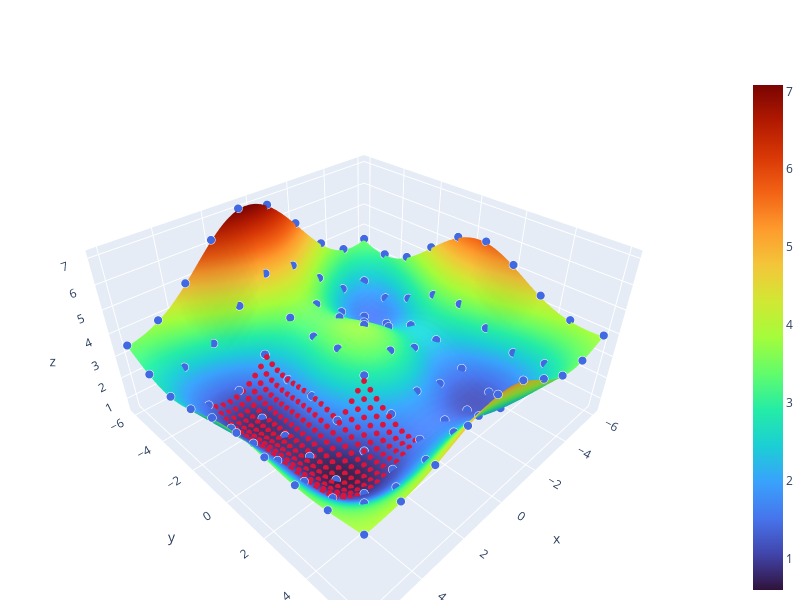

The notebook cell saved with this chart:
### Code cell
size = 6.0
res = 50
X = np.linspace(-size, size, res)
Y = np.linspace(-size, size, res)
Z = surface(X, Y)

layout = go.Layout(
    autosize=False,
    width=800, height=600,
    showlegend=False,
    margin=go.layout.Margin(
        l=0,
        r=0,
        b=0,
        t=75,
        pad = 4
    ),
)

x = np.array([x for [x, y, z] in grids[0].points])
y = np.array([y for [x, y, z] in grids[0].points])
z = np.array([z for [x, y, z] in grids[0].points])
fig = px.scatter_3d(
    x = x, y = y, z = z + 0.05,
)
fig.update_traces(marker=dict(
    size=3,
    color='royalblue',
    line=dict(width=8,
        color='white'),
))

x = np.array([x for [x, y, z] in grids[1].points])
y = np.array([y for [x, y, z] in grids[1].points])
z = np.array([z for [x, y, z] in grids[1].points])
fig.add_trace(
    go.Scatter3d(
        x = x, y = y, z = z + 0.05,
        mode='markers',
        marker=dict(
            size=2,
            color='crimson',
        )
))

fig.add_traces(
    go.Surface(
        x = X, y = Y, z = Z,
        colorscale='turbo',
))

fig.update_layout(layout)
fig.show()

print(len(grids[0].points) + len(grids[1].points))

### Figure 1 — Plotly figure (JSON) as saved in the notebook; plotly's stock layout.template omitted (floating-point values rounded to 4 significant figures; data arrays with more than 128 entries replaced by an {"elided": "..."} marker saying what was removed)
{"data": [{"hovertemplate": "x=%{x}<br>y=%{y}<br>z=%{z}<extra></extra>", "legendgroup": "", "marker": {"color": "royalblue", "line": {"color": "white", "width": 8}, "size": 3, "symbol": "circle"}, "mode": "markers", "name": "", "scene": "scene", "showlegend": false, "type": "scatter3d", "x": [3.333, 3.333, 3.333, 3.333, 2, 3.333, 2, 4.667, -2, -3.333, 3.333, 4.667, 4.667, 4.667, 0.6667, 2, -0.6667, 4.667, -3.333, -3.333, -2, -3.333, 0.6667, 2, 2, 4.667, -4.667, -3.333, -0.6667, -2, -4.667, 2, -3.333, 3.333, -3.333, -3.333, -4.667, -2, 4.667, -4.667, -2, 2, -4.667, -0.6667, 6, -2, 4.667, 0.6667, 0.6667, 3.333, 6, -4.667, 6, -2, -6, 0.6667, -0.6667, -4.667, 0.6667, 0.6667, -4.667, -0.6667, 6, -4.667, -0.6667, -6, 6, -4.667, -6, -2, 6, -3.333, 6, 6, 6, -0.6667, -6, 6, 4.667, -6, 2, 4.667, -3.333, -2, 3.333, -6, -6, -0.6667, 0.6667, 2, -0.6667, 3.333, -6, 0.6667, -6, -2, -6, 2, -0.6667, 0.6667], "y": [2, 0.6667, -2, -0.6667, 2, 3.333, 3.333, -2, 3.333, 3.333, -3.333, -0.6667, -3.333, 0.6667, 3.333, 0.6667, 3.333, 2, -3.333, 2, 2, -2, 2, -2, -0.6667, 3.333, -3.333, 4.667, 2, 4.667, -4.667, -3.333, 0.6667, 4.667, -0.6667, -4.667, 3.333, -3.333, -4.667, -2, -2, 4.667, 4.667, 4.667, -3.333, 0.6667, 4.667, 4.667, 0.6667, -4.667, -4.667, 2, -2, -0.6667, -4.667, -2, 0.6667, -0.6667, -0.6667, -3.333, -6, -3.333, -0.6667, 0.6667, -2, -6, -6, 6, -3.333, -4.667, 3.333, 6, 2, 4.667, 0.6667, -0.6667, 6, 6, -6, 4.667, -4.667, 6, -6, 6, 6, 3.333, -2, -4.667, -4.667, 6, 6, -6, 2, 6, -0.6667, -6, 0.6667, -6, -6, -6], "z": [0.6602, 0.7999, 0.8517, 0.8634, 1.057, 1.068, 1.167, 1.236, 1.254, 1.313, 1.39, 1.431, 1.491, 1.586, 1.612, 1.616, 1.629, 1.633, 1.635, 1.708, 1.74, 1.9, 1.916, 1.918, 1.927, 1.961, 1.995, 2.01, 2.154, 2.185, 2.317, 2.391, 2.394, 2.445, 2.457, 2.465, 2.465, 2.477, 2.504, 2.557, 2.601, 2.603, 2.667, 2.684, 2.703, 2.704, 2.854, 2.854, 2.885, 2.9, 2.923, 2.954, 2.981, 3.016, 3.183, 3.224, 3.273, 3.307, 3.363, 3.438, 3.447, 3.455, 3.461, 3.462, 3.463, 3.49, 3.494, 3.532, 3.543, 3.556, 3.587, 3.624, 3.684, 3.694, 3.73, 3.751, 3.928, 3.932, 3.948, 3.954, 3.974, 4.034, 4.214, 4.248, 4.369, 4.426, 4.506, 4.668, 4.838, 4.896, 4.956, 4.959, 5.21, 5.211, 5.452, 5.607, 5.72, 6.255, 6.829, 7.085]}, {"marker": {"color": "crimson", "size": 2}, "mode": "markers", "type": "scatter3d", "x": {"elided": "234 float values"}, "y": {"elided": "234 float values"}, "z": {"elided": "234 float values"}}, {"colorscale": [[0, "#30123b"], [0.07143, "#4145ab"], [0.1429, "#4675ed"], [0.2143, "#39a2fc"], [0.2857, "#1bcfd4"], [0.3571, "#24eca6"], [0.4286, "#61fc6c"], [0.5, "#a4fc3b"], [0.5714, "#d1e834"], [0.6429, "#f3c63a"], [0.7143, "#fe9b2d"], [0.7857, "#f36315"], [0.8571, "#d93806"], [0.9286, "#b11901"], [1, "#7a0402"]], "type": "surface", "x": [-6, -5.755, -5.51, -5.265, -5.02, -4.776, -4.531, -4.286, -4.041, -3.796, -3.551, -3.306, -3.061, -2.816, -2.571, -2.327, -2.082, -1.837, -1.592, -1.347, -1.102, -0.8571, -0.6122, -0.3673, -0.1224, 0.1224, 0.3673, 0.6122, 0.8571, 1.102, 1.347, 1.592, 1.837, 2.082, 2.327, 2.571, 2.816, 3.061, 3.306, 3.551, 3.796, 4.041, 4.286, 4.531, 4.776, 5.02, 5.265, 5.51, 5.755, 6], "y": [-6, -5.755, -5.51, -5.265, -5.02, -4.776, -4.531, -4.286, -4.041, -3.796, -3.551, -3.306, -3.061, -2.816, -2.571, -2.327, -2.082, -1.837, -1.592, -1.347, -1.102, -0.8571, -0.6122, -0.3673, -0.1224, 0.1224, 0.3673, 0.6122, 0.8571, 1.102, 1.347, 1.592, 1.837, 2.082, 2.327, 2.571, 2.816, 3.061, 3.306, 3.551, 3.796, 4.041, 4.286, 4.531, 4.776, 5.02, 5.265, 5.51, 5.755, 6], "z": {"elided": "50x50 float values"}}], "layout": {"autosize": false, "height": 600, "legend": {"tracegroupgap": 0}, "margin": {"b": 0, "l": 0, "pad": 4, "r": 0, "t": 75}, "scene": {"aspectmode": "auto", "aspectratio": {"x": 1.227, "y": 1.227, "z": 0.6639}, "domain": {"x": [0, 1], "y": [0, 1]}, "xaxis": {"title": {"text": "x"}, "type": "linear"}, "yaxis": {"title": {"text": "y"}, "type": "linear"}, "zaxis": {"title": {"text": "z"}, "type": "linear"}}, "showlegend": false, "width": 800}}
